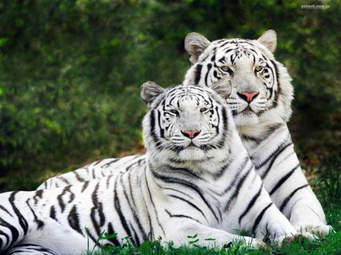
#> input picture ImageResize/Image_Translation/input.jpg, 341 x 255 px, found by its file name
$ jupyter execute Image_Rotation.ipynb   (older library calls are emulated)
#> lines starting #> are read from the running program, lines starting #| are printed output that depends on the picture
#Import Modules

[cell 1]
import cv2
import numpy as np
from google.colab.patches import cv2_imshow

#Load Image

[cell 2]
#image is loaded using cv2.imread() method,here flag is 1 ,specifies to load a color image.
'''
Syntax:
  cv2.imread(path,flag)
Parameters:
  path: string representing the path of the image to be read.
  flag: specifies the way in which image should be read.
'''
img=cv2.imread("input.jpg",1)
#> img is the input picture: shape (255, 341, 3); mean B, G, R 98.8, 112.9, 104.1
cv2_imshow(img)

#Apply Rotation operation

[cell 3]
# To perform Rotation,cv2.rotate() method is used.
'''
Syntax:
  cv2.cv.rotate( src, rotateCode[, dst] )
Parameters:
  src: Input image that is to be rotated.
  rotateCode: An enum to specify how to rotate the array.
  dst: output image of the same size and depth as src image. It is an optional parameter.
'''
Rotated=cv2.rotate(img, cv2.ROTATE_90_COUNTERCLOCKWISE)
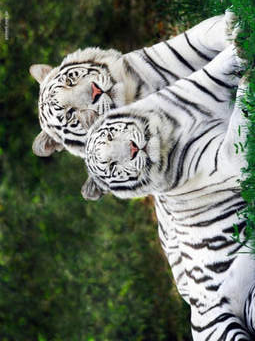
#> Rotated: shape (341, 255, 3); mean B, G, R 98.8, 112.9, 104.1


$ run again, with ImageResize/Image_Translation/Translated.png saved as ImageResize/Image_Translation/input.jpg
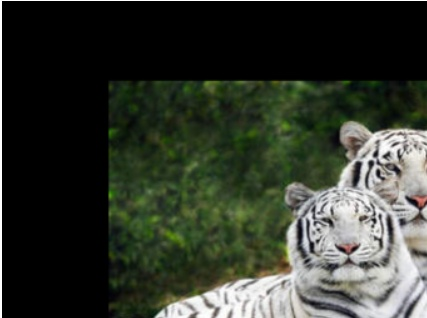
#> input picture ImageResize/Image_Translation/Translated.png, 427 x 318 px, found by its file name
#> img is the input picture: shape (318, 427, 3); mean B, G, R 46.2, 56.3, 51.2
#> `Rotated=cv2.rotate(img, cv2.ROTATE_90_COUNTERCLOCKWISE)`:
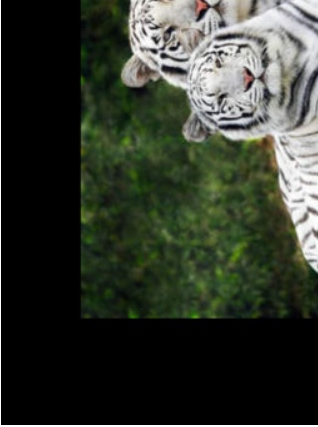
#> Rotated: shape (427, 318, 3); mean B, G, R 46.2, 56.3, 51.2
